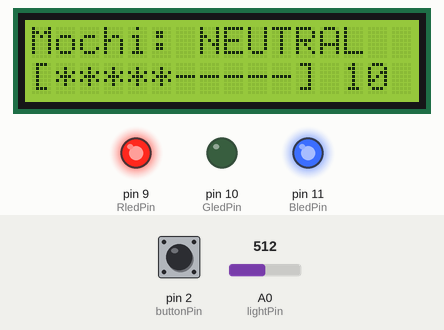
A sketch run on a simulated Arduino Uno, built with avr-gcc and run on an emulated ATmega328P. Shown: 16×2 character LCD, output pins drawn as LEDs (lit = HIGH). The inputs (shaded band) are chosen by the test bench; at power-on: A0 (lightPin) = 512, pin 2 (buttonPin) LOW. What the sketch prints to the serial monitor is not drawn.

Above: at 1.2 s.
1.3 s: A0 (lightPin) set to 810
4.3 s: A0 (lightPin) set to 792
At 4.8 s:
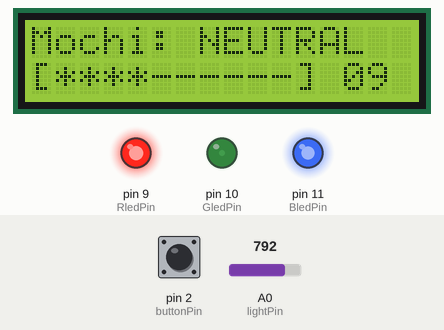
7.3 s: A0 (lightPin) set to 900
At 9.8 s:
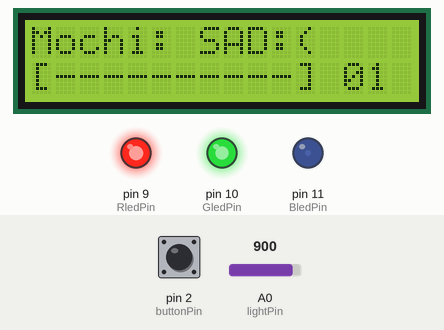
10.3 s: pin 2 (buttonPin) pulsed HIGH 5 times (0.12 s each, 0.3 s apart)
At 12.3 s:
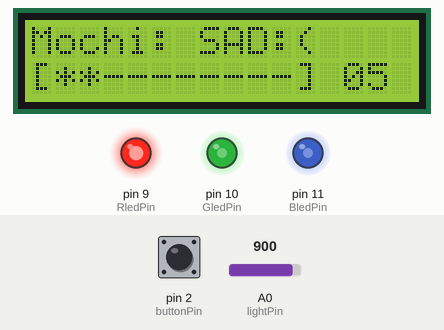
Timing chart, 0 to 15.8 s (numbered marks = the images above; inputs shaded):
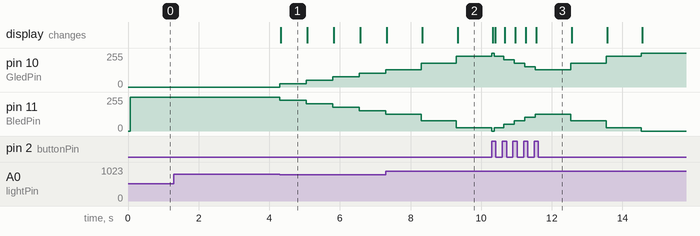

The sketch:

InteractiveToy.ino
```cpp
#include <Wire.h>
#include <LiquidCrystal_I2C.h>
#include <string.h>

LiquidCrystal_I2C lcd(0x27, 16, 2);

const byte buttonPin = 2;
const byte RledPin = 9;
const byte GledPin = 10;
const byte BledPin = 11;
const byte lightPin = A0;

const int minMood = 0;
const int maxMood = 20;
int mood = 10;

const unsigned long debounceTime = 35;
const unsigned long idleTime = 5000;
const unsigned long normalDecayTime = 1000;
const unsigned long darkHoldTime = 3000;
const unsigned long darkDecayTime = 750;
const unsigned long veryDarkDecayTime = 1000;

const bool darkReadingIsHigh = true;
const int darkThreshold = 600;
const int veryDarkThreshold = 800;

unsigned long lastPetTime = 0;
unsigned long lastMoodChangeTime = 0;
unsigned long lastDebounceTime = 0;
unsigned long darkSince = 0;
unsigned long lastLightReport = 0;

int lastButtonReading = LOW;
int stableButtonState = LOW;
int lightValue = 0;

bool wasDark = false;
bool isDark = false;
bool isVeryDark = false;
bool displayNeedsUpdate = true;


void setup() {
  pinMode(buttonPin, INPUT);
  pinMode(RledPin, OUTPUT);
  pinMode(GledPin, OUTPUT);
  pinMode(BledPin, OUTPUT);

  Serial.begin(9600);

  lcd.init();
  lcd.backlight();
  lcd.clear();

  unsigned long now = millis();
  lastPetTime = now;
  lastMoodChangeTime = now;

  updateLedColor();
  updateLcd();
}

void loop() {
  unsigned long now = millis();

  checkButton(now);
  checkLightSensor(now);
  updateMoodOverTime(now);

  if (displayNeedsUpdate) {
    updateLcd();
    displayNeedsUpdate = false;
  }
}

void checkButton(unsigned long now) {
  int reading = digitalRead(buttonPin);

  if (reading != lastButtonReading) {
    lastDebounceTime = now;
    lastButtonReading = reading;
  }

  if (now - lastDebounceTime > debounceTime) {
    if (reading != stableButtonState) {
      stableButtonState = reading;
      if (stableButtonState == HIGH) {
        petToy(now);
      }
    }
  }
}

void petToy(unsigned long now) {
  if (mood < maxMood) {
    mood++;
    displayNeedsUpdate = true;
    updateLedColor();
  }
  lastPetTime = now;
  lastMoodChangeTime = now;
}

void checkLightSensor(unsigned long now) {
  lightValue = analogRead(lightPin);

  if (darkReadingIsHigh) {
    isDark = (lightValue >= darkThreshold);
    isVeryDark = (lightValue >= veryDarkThreshold);
  } else {
    isDark = (lightValue <= darkThreshold);
    isVeryDark = (lightValue <= veryDarkThreshold);
  }
  if (isDark && !wasDark) {
    darkSince = now;
  }
  if (!isDark) {
    darkSince = 0;
  }

  wasDark = isDark;

  if (now - lastLightReport >= 500) {
    Serial.print("Light AO: ");
    Serial.println(lightValue);
    lastLightReport = now;
  }
}

void updateMoodOverTime(unsigned long now) {
  unsigned long darkDuration = 0;
  if (isDark) {
    darkDuration = now - darkSince;
  }
  if (isDark && darkDuration >= darkHoldTime) {
    if (isVeryDark) {
      if (now - lastMoodChangeTime >= veryDarkDecayTime) {
        changeMoodBy(-2);
        lastMoodChangeTime = now;
      }
    } else {
      if (now - lastMoodChangeTime >= darkDecayTime) {
        changeMoodBy(-1);
        lastMoodChangeTime = now;
      }
    }
  } else {
    if (now - lastPetTime >= idleTime &&
        now - lastMoodChangeTime >= normalDecayTime) {
      changeMoodBy(-1);
      lastMoodChangeTime = now;
    }
  }
}

void changeMoodBy(int amount) {
  int newMood = mood + amount;

  if (newMood < minMood) {
    newMood = minMood;
  }
  if (newMood > maxMood) {
    newMood = maxMood;
  }
  if (newMood != mood) {
    mood = newMood;
    displayNeedsUpdate = true;
    updateLedColor();
  }
}

void updateLedColor() {
  int redValue;
  int greenValue;
  int blueValue;

  if (mood < 10) {
    redValue = 0;
    greenValue = map(mood, 0, 10, 0, 255);
    blueValue = map(mood, 0, 10, 255, 0);
  } else {
    redValue = map(mood, 10, 20, 0, 255);
    greenValue = 255;
    blueValue = 0;
  }
  analogWrite(RledPin, 255 - redValue);
  analogWrite(GledPin, 255 - greenValue);
  analogWrite(BledPin, 255 - blueValue);
}

void updateLcd() {
  const char *moodName;

  if (mood <= 6) {
    moodName = "SAD:(";
  } else if (mood <= 13) {
    moodName = "NEUTRAL";
  } else {
    moodName = "HAPPY:D";
  }

  lcd.setCursor(0, 0);
  lcd.print("Mochi: ");
  lcd.print(moodName);

  int nextColumn = 6 + strlen(moodName);
  while (nextColumn < 13) {
    lcd.print(' ');
    nextColumn++;
  }

  int filledBlocks = map(mood, minMood, maxMood, 0, 10);
  lcd.setCursor(0, 1);
  lcd.print('[');

  for (int i = 0; i < 10; i++) {
    if (i < filledBlocks) {
      lcd.print('*');
    } else {
      lcd.print('-');
    }
  }

  lcd.print("] ");
  lcd.print(mood / 10);
  lcd.print(mood % 10);
  lcd.print(' ');
}
```

Measured:
- after the input at 1.3 s, every drawn part: stays the same
- after the input at 10.3 s, pin 10 (GledPin): 255/255 → 230/255 after 0.07 s, → 204/255 0.27 s later, → 179/255 0.30 s later, → 153/255 0.30 s later, … (8 changes in this stretch)
